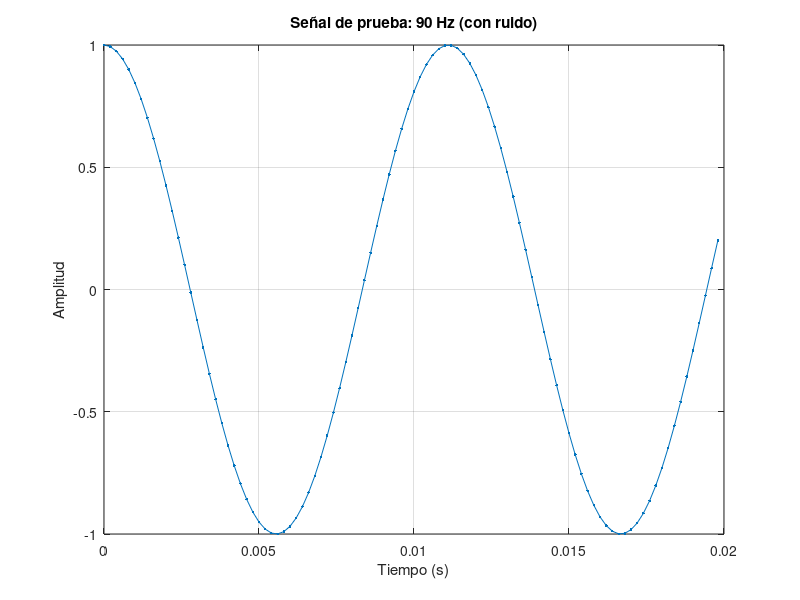

Recreate this plot in MATLAB. (Note: this script raises an error after producing the figure.)
clear all;
close all;
clc;

%% Algoritmo de Goertzel

%% 1. Parámetros (Iguales que en el PSoC)
Fs = 5000;  % Frecuencia de muestreo (5 kHz)
N = 100;    % Número de muestras
t = (0:N-1) / Fs; % Vector de tiempo (100 puntos)

%% 2. Señal de Prueba
% Vamos a simular que tocamos la cuerda 'La' (A2)
f_prueba = 90.0; % 110 Hz

% (Opcional) Prueba cambiar f_prueba a 146.83 (Re) y corre de nuevo
% f_prueba = 146.83; 

% Generamos la señal y añadimos un poco de ruido
y = cos(2*pi*f_prueba*t) 

% Graficamos la señal de entrada
figure(1);
plot(t, y, '.-');
title(['Señal de prueba: ' num2str(f_prueba) ' Hz (con ruido)']);
xlabel('Tiempo (s)');
ylabel('Amplitud');
grid on;

%% 3. Frecuencias Objetivo (Las 6 cuerdas de la guitarra)
% Nombres de las notas
labels = {'Mi (E2)', 'La (A2)', 'Re (D3)', 'Sol (G3)', 'Si (B3)', 'Mi (E4)'};
% Frecuencias
freq_targets = [82.41, 110.0, 146.83, 196.00, 246.94, 329.63];

%% 4. ¡Correr el Algoritmo!
% Llamamos a nuestra función Goertzel 6 veces, una para cada cuerda
magnitudes = zeros(1, length(freq_targets));

for i = 1:length(freq_targets)
    % Pasamos la señal, la frecuencia objetivo y el Fs
    magnitudes(i) = goertzel_mag(y, freq_targets(i), Fs);
end

%% 5. Mostrar Resultados
disp('Energía detectada en cada frecuencia:');
for i = 1:length(labels)
    % Imprimimos la magnitud (energía)
    fprintf('%s (%.2f Hz): \t%.4f\n', labels{i}, freq_targets(i), magnitudes(i));
end

% Graficamos los resultados en un gráfico de barras
figure(2);
bar(magnitudes);
set(gca, 'xticklabel', labels);
title('Energía Detectada por Goertzel (Afinador)');
ylabel('Magnitud al Cuadrado (Energía)');
